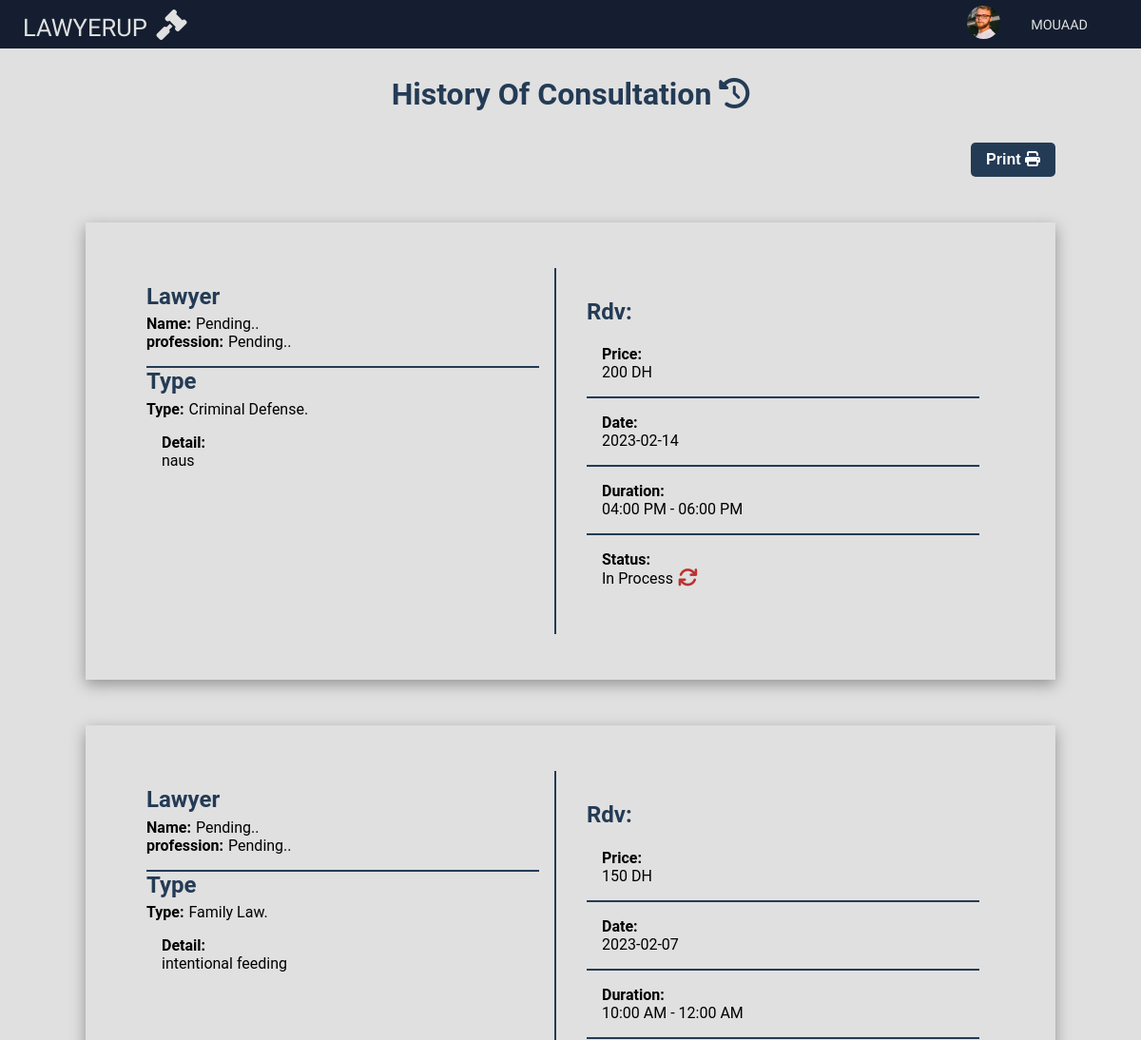
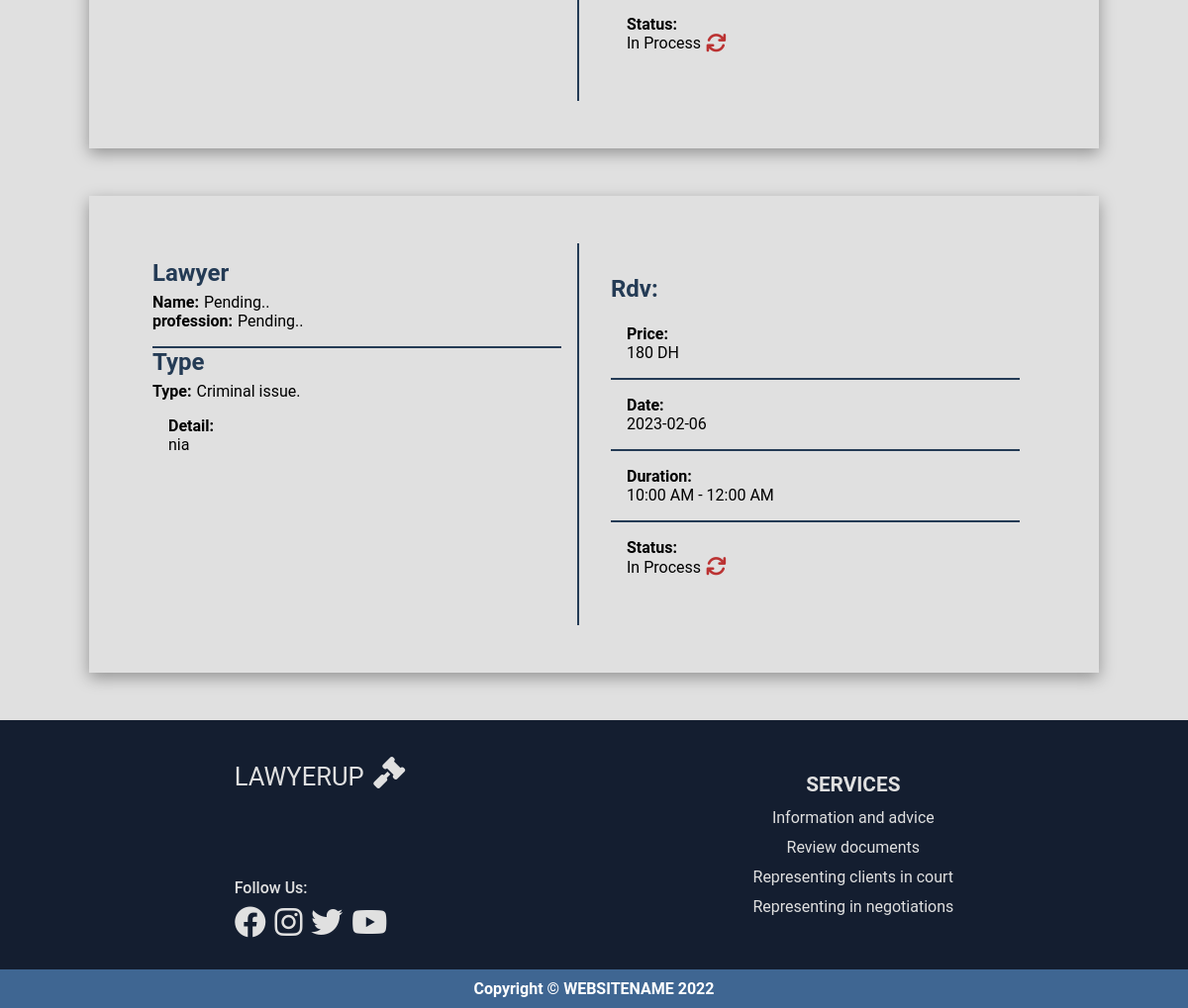
/consultationHistory.php (signed in), run on the app's committed database (2 pictures, top to bottom).
### tables this page shows
CREATE TABLE `consultationclient` (
  `idCon` int(11) NOT NULL,
  `idCli` int(11) NOT NULL,
  `isDone` tinyint(1) NOT NULL,
  `detail` text NOT NULL,
  `time` varchar(50) NOT NULL,
  `consultationDate` varchar(50) NOT NULL
);

CREATE TABLE `consultation` (
  `idC` int(11) NOT NULL,
  `type` varchar(50) NOT NULL,
  `prix` float NOT NULL
);

### consultationHistory.php (the view, shortened to what this page needs)
<!DOCTYPE html>
<html lang="en">
<head>
    <link rel="stylesheet" href="./css/homeStyle.css" />
    <link rel="stylesheet" href="./css/consHistStyle.css" />
    <link rel="stylesheet" href="https://cdnjs.cloudflare.com/ajax/libs/font-awesome/6.2.1/css/all.min.css" />
</head>
<?php
include_once($_SERVER['DOCUMENT_ROOT'] . "/lawyerProject/connection/connexion.php");
?>
<body>
    <?php
    include('./assets/header.php');
    ?>
    <div class="container">
        <h1>
            History Of Consultation
            <i class="fa-solid fa-clock-rotate-left"></i>
        </h1>
        <div class="consultation-list">
            <button class="print-btn" onclick="print()">
                print
                <i class="fa-solid fa-print"></i>
            </button>
            <?php
            $query = "SELECT consultation.*, consultationclient.*
            FROM consultation
            JOIN consultationclient ON consultation.idC = consultationclient.idCon
            JOIN client ON client.idP = consultationclient.idCli
            WHERE client.idP = " . $_SESSION['idC'] . "
            ORDER BY consultationDate desc
            ";
            $queryLawy = "SELECT consultation.*, avocat.*, consultationclient.*
            FROM consultation
            JOIN consultationclient ON consultation.idC = consultationclient.idCon
            JOIN consultationavocat ON consultation.idC = consultationavocat.idConA
            JOIN avocat ON avocat.idA = consultationavocat.idAv
            JOIN client ON client.idP = consultationclient.idCli
            WHERE client.idP = " . $_SESSION['idC'] . "
            ORDER BY consultationDate desc
            ";
            $res = $conn->query($query);
            $resLaw = $conn->query($queryLawy);
            while ($row = $res->fetch_assoc()) {
            ?>
                <div class="consultation-container">
                    <div class="consultation">
                        <div class="left-section">
                            <?php
                            if ($resLaw->num_rows > 0) {
                                while ($rowLaw = $resLaw->fetch_assoc()) {
                            ?>
                                    <div class="lawyer-infos">
                                        <h2>lawyer</h2>
                                        <div class="name">
                                            <span>Name: </span>
                                            <p><?php echo $rowLaw['nomA'] . ' ' . $rowLaw['prenomA']; ?></p>
                                        </div>
                                        <div class="prof">
                                            <span>profession:</span>
                                            <p><?php echo $rowLaw['specialite']; ?></p>
                                        </div>
                                    </div>
                                <?php
                                }
                            } else {
                                ?>
                                <div class="lawyer-infos">
                                    <h2>lawyer</h2>
                                    <div class="name">
                                        <span>Name: </span>
                                        <p>Pending..</p>
                                    </div>
                                    <div class="prof">
                                        <span>profession:</span>
                                        <p>Pending..</p>
                                    </div>
                                </div>
                            <?php
                            }
                            ?>
                            <div class="case-infos">
                                <h2>Type</h2>
                                <div class="case">
                                    <span>Type: </span>
                                    <p>
                                        <?php echo $row['type']; ?>.
                                    </p>
                                </div>
                                <div class="prof">
                                    <span>Detail:</span>
                                    <p>
                                        <?php echo $row['detail']; ?>
                                    </p>
                                </div>
                            </div>
                        </div>
                        <div class="right-section">
                            <div class="rest-infos">
                                <h2>rdv:</h2>
                                <div class="full-infos">
                                    <div class="price">
                                        <span>Price:</span>
                                        <p><?php echo $row['prix']; ?> DH</p>
                                    </div>
                                    <div class="date">
                                        <span>Date:</span>
                                        <p><?php echo $row['consultationDate']; ?></p>
                                    </div>
                                    <div class="duration">
                                        <span>Duration:</span>
                                        <p><?php echo $row['time']; ?></p>
                                    </div>
                                    <div class="status">
                                        <span>Status:</span>
                                        <div class="status-icon">
                                            <?php
                                            if ($row['isDone'] == false) {
                                            ?>
                                                <p>In Process</p>
                                                <i class="fa-solid fa-arrows-rotate" style="font-size: 1.3rem;color: rgb(187, 50, 50);"></i>
                                            <?php
                                            } else {
                                            ?>
                                                <p style="color:rgb(25, 135, 84);">Done</p>
                                                <i class="fa-solid fa-check" style="font-size: 1.3rem;color: rgb(25, 135, 84) ;"></i>
                                            <?php
                                            }
                                            ?>
                                        </div>
                                    </div>
                                </div>
                            </div>
                        </div>
                    </div>
                </div>
            <?php
            }
            ?>
        </div>
    </div>
    <?php
    include('./assets/footer.php');
    ?>
</body>
</html>

### css/homeStyle.css (style rules this page uses)
body { font-family: var(--main-font); background-color: var(--white-color); }

### css/consHistStyle.css (style rules this page uses)
body { font-family: var(--secondary-font); }
.container { margin-top: 4rem; padding: 1rem; display: flex; flex-direction: column; justify-content: center; align-items: center; }
.container h1 { color: var(--main-color); }
.consultation-container { box-shadow: rgba(0, 0, 0, 0.35) 0px 5px 15px; display: flex; flex-direction: column; padding: 1rem; width: 85vw; }
.print-btn { align-self: flex-end; padding: 0.55rem 1rem; font-size: 1rem; font-weight: bold; text-transform: capitalize; background-color: var(--main-color); border: none; color: #fff; border-radius: 5px; cursor: pointer; transition: 0.3s ease-in-out; }
.consultation-list { padding: 2rem; display: flex; flex-direction: column; gap: 3rem; }
.consultation { display: flex; padding: 2rem; }
.left-section { display: flex; flex-direction: column; flex: 1; padding: 0 1rem; border-right: 2px solid var(--main-color); }
.right-section { flex: 1; padding: 2rem; }
.lawyer-infos .name, .lawyer-infos .prof, .case-infos .case { display: flex; justify-content: flex-start; align-items: center; gap: 5px; }
.case-infos .prof { padding: 1rem; }
.lawyer-infos { border-bottom: 2px solid var(--main-color); padding: 1rem 0; }
.lawyer-infos h2, .case-infos h2, .rest-infos h2 { text-transform: capitalize; padding-bottom: 0.35rem; color: var(--main-color); }
.consultation span { font-weight: bold; font-size: 1rem; }
.full-infos div { padding: 1rem; }
.full-infos div:not(:last-child) { border-bottom: 2px solid var(--main-color); }
.full-infos .status { display: flex; flex-direction: column; }
.status-icon { padding: 0 !important; display: flex; gap: 5px; align-items: center; }

### css/global.css (style rules this page uses)
*, *::before, *::after { box-sizing: border-box; margin: 0; padding: 0; }
:root { --main-color: #243b55; --main-light: #3f6692; --black-color: #141e30; --white-color: #e0e0e0; --white-color2: #f1f1f1; --white: #fff; --border-color: #ddd; --dark-color: #000; --light-color: #f1f1f1; --main-font: "Roboto", sans-serif; --secondary-font: "Fira Sans", sans-serif; --titles-font: "Josefin Sans", sans-serif; --poppins-font: "Poppins", sans-serif; }

### data on the page
consultationclient: isDone "Lawyer", shows "Name:", idCon.type "Criminal Defense", detail "naus", idCon.prix "200", consultationDate "2023-02-14", time "04:00 PM - 06:00 PM"
consultationclient: idCon.type "Family Law", detail "intentional feeding", idCon.prix "150", consultationDate "2023-02-07", time "10:00 AM - 12:00 AM", isDone "In Process"
consultationclient: idCon.type "Criminal issue", detail "nia", idCon.prix "180", consultationDate "2023-02-06", time "10:00 AM - 12:00 AM", isDone "In Process"

### other printed values
$_SESSION['nom'] "MOUAAD"
